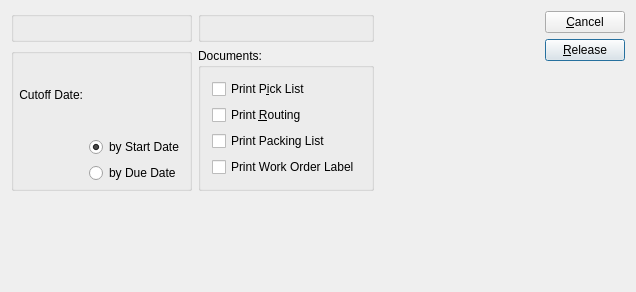
<?xml version="1.0" encoding="UTF-8"?>
<ui version="4.0">
 <comment>This file is part of the xTuple ERP: PostBooks Edition, a free and
open source Enterprise Resource Planning software suite,
Copyright (c) 1999-2018 by OpenMFG LLC, d/b/a xTuple.
It is licensed to you under the Common Public Attribution License
version 1.0, the full text of which (including xTuple-specific Exhibits)
is available at www.xtuple.com/CPAL.  By using this software, you agree
to be bound by its terms.</comment>
 <class>releaseWorkOrdersByPlannerCode</class>
 <widget class="QDialog" name="releaseWorkOrdersByPlannerCode">
  <property name="geometry">
   <rect>
    <x>0</x>
    <y>0</y>
    <width>636</width>
    <height>292</height>
   </rect>
  </property>
  <property name="windowTitle">
   <string>Release Work Orders by Planner Code</string>
  </property>
  <layout class="QHBoxLayout" name="horizontalLayout">
   <item>
    <layout class="QVBoxLayout" name="verticalLayout">
     <item>
      <layout class="QGridLayout" name="gridLayout">
       <item row="0" column="0">
        <widget class="ParameterGroup" name="_plannerCode">
         <property name="title">
          <string/>
         </property>
         <property name="fixedSize">
          <bool>false</bool>
         </property>
        </widget>
       </item>
       <item row="0" column="1">
        <widget class="WarehouseGroup" name="_warehouse">
         <property name="sizePolicy">
          <sizepolicy hsizetype="Preferred" vsizetype="Preferred">
           <horstretch>0</horstretch>
           <verstretch>0</verstretch>
          </sizepolicy>
         </property>
         <property name="title">
          <string/>
         </property>
         <property name="fixedSize">
          <bool>false</bool>
         </property>
        </widget>
       </item>
       <item row="1" column="0">
        <widget class="QGroupBox" name="_dateGroup">
         <property name="title">
          <string/>
         </property>
         <layout class="QGridLayout">
          <property name="margin">
           <number>5</number>
          </property>
          <item row="2" column="1">
           <widget class="QRadioButton" name="_dueDate">
            <property name="text">
             <string>by Due Date</string>
            </property>
           </widget>
          </item>
          <item row="1" column="1">
           <widget class="QRadioButton" name="_startDate">
            <property name="text">
             <string>by Start Date</string>
            </property>
            <property name="checked">
             <bool>true</bool>
            </property>
           </widget>
          </item>
          <item row="0" column="1">
           <widget class="DLineEdit" name="_cutoffDate"/>
          </item>
          <item row="0" column="0">
           <widget class="QLabel" name="_cutoffDateLit">
            <property name="sizePolicy">
             <sizepolicy hsizetype="Preferred" vsizetype="Preferred">
              <horstretch>0</horstretch>
              <verstretch>0</verstretch>
             </sizepolicy>
            </property>
            <property name="minimumSize">
             <size>
              <width>0</width>
              <height>0</height>
             </size>
            </property>
            <property name="text">
             <string>Cutoff Date:</string>
            </property>
            <property name="alignment">
             <set>Qt::AlignRight|Qt::AlignTrailing|Qt::AlignVCenter</set>
            </property>
           </widget>
          </item>
          <item row="3" column="1">
           <spacer>
            <property name="orientation">
             <enum>Qt::Vertical</enum>
            </property>
            <property name="sizeType">
             <enum>QSizePolicy::Preferred</enum>
            </property>
            <property name="sizeHint" stdset="0">
             <size>
              <width>20</width>
              <height>0</height>
             </size>
            </property>
           </spacer>
          </item>
         </layout>
        </widget>
       </item>
       <item row="1" column="1">
        <widget class="QGroupBox" name="_documentsGroup">
         <property name="title">
          <string>Documents:</string>
         </property>
         <layout class="QVBoxLayout" name="verticalLayout_3">
          <item>
           <widget class="XCheckBox" name="_pickList">
            <property name="text">
             <string>Print P&amp;ick List</string>
            </property>
           </widget>
          </item>
          <item>
           <widget class="XCheckBox" name="_routing">
            <property name="text">
             <string>Print &amp;Routing</string>
            </property>
           </widget>
          </item>
          <item>
           <widget class="XCheckBox" name="_packingList">
            <property name="text">
             <string>Print Packing List</string>
            </property>
           </widget>
          </item>
          <item>
           <widget class="XCheckBox" name="_woLabel">
            <property name="text">
             <string>Print Work Order Label</string>
            </property>
           </widget>
          </item>
         </layout>
        </widget>
       </item>
      </layout>
     </item>
     <item>
      <spacer name="verticalSpacer">
       <property name="orientation">
        <enum>Qt::Vertical</enum>
       </property>
       <property name="sizeHint" stdset="0">
        <size>
         <width>20</width>
         <height>13</height>
        </size>
       </property>
      </spacer>
     </item>
    </layout>
   </item>
   <item>
    <spacer name="horizontalSpacer">
     <property name="orientation">
      <enum>Qt::Horizontal</enum>
     </property>
     <property name="sizeHint" stdset="0">
      <size>
       <width>0</width>
       <height>20</height>
      </size>
     </property>
    </spacer>
   </item>
   <item>
    <layout class="QVBoxLayout" name="verticalLayout_2">
     <item>
      <widget class="QPushButton" name="_close">
       <property name="text">
        <string>&amp;Cancel</string>
       </property>
      </widget>
     </item>
     <item>
      <widget class="QPushButton" name="_release">
       <property name="text">
        <string>&amp;Release</string>
       </property>
       <property name="autoDefault">
        <bool>true</bool>
       </property>
       <property name="default">
        <bool>true</bool>
       </property>
      </widget>
     </item>
     <item>
      <spacer>
       <property name="orientation">
        <enum>Qt::Vertical</enum>
       </property>
       <property name="sizeHint" stdset="0">
        <size>
         <width>72</width>
         <height>0</height>
        </size>
       </property>
      </spacer>
     </item>
    </layout>
   </item>
  </layout>
 </widget>
 <layoutdefault spacing="6" margin="11"/>
 <customwidgets>
  <customwidget>
   <class>DLineEdit</class>
   <extends>QWidget</extends>
   <header>datecluster.h</header>
   <container>1</container>
  </customwidget>
  <customwidget>
   <class>ParameterGroup</class>
   <extends>QGroupBox</extends>
   <header>parametergroup.h</header>
   <container>1</container>
  </customwidget>
  <customwidget>
   <class>WarehouseGroup</class>
   <extends>QGroupBox</extends>
   <header>warehousegroup.h</header>
   <container>1</container>
  </customwidget>
  <customwidget>
   <class>XCheckBox</class>
   <extends>QCheckBox</extends>
   <header>xcheckbox.h</header>
  </customwidget>
 </customwidgets>
 <tabstops>
  <tabstop>_plannerCode</tabstop>
  <tabstop>_cutoffDate</tabstop>
  <tabstop>_startDate</tabstop>
  <tabstop>_warehouse</tabstop>
  <tabstop>_release</tabstop>
  <tabstop>_close</tabstop>
 </tabstops>
 <resources/>
 <connections>
  <connection>
   <sender>_close</sender>
   <signal>clicked()</signal>
   <receiver>releaseWorkOrdersByPlannerCode</receiver>
   <slot>reject()</slot>
   <hints>
    <hint type="sourcelabel">
     <x>20</x>
     <y>20</y>
    </hint>
    <hint type="destinationlabel">
     <x>20</x>
     <y>20</y>
    </hint>
   </hints>
  </connection>
 </connections>
</ui>
